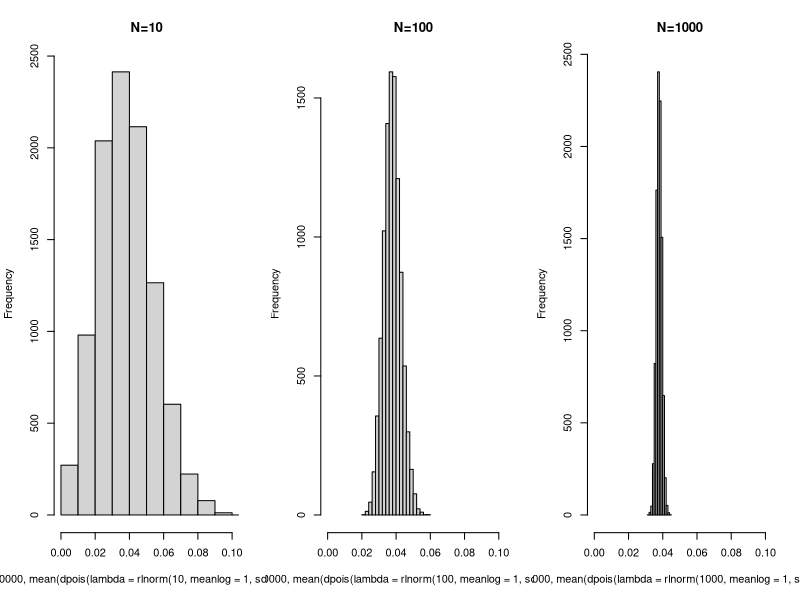
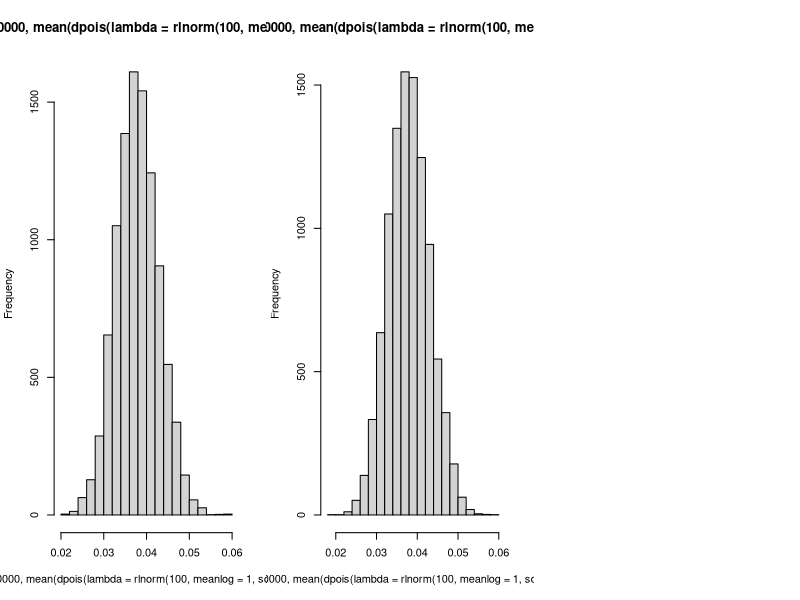

The R script that drew these images, in order:
## ---- chunk 1
par(mfrow=c(1,3))
hist(replicate(10000, mean(dpois(lambda = rlnorm(10, meanlog = 1,sdlog = 1), x=7))), main = "N=10", xlim = c(0.0, 0.10))
hist(replicate(10000, mean(dpois(lambda = rlnorm(100, meanlog = 1,sdlog = 1), x=7))), main = "N=100", xlim = c(0.0, 0.10))
hist(replicate(10000, mean(dpois(lambda = rlnorm(1000, meanlog = 1,sdlog = 1), x=7))), main = "N=1000", xlim = c(0.0, 0.10))

## ---- chunk 2
hist(replicate(10000, mean(dpois(lambda = rlnorm(100, meanlog = 1,sdlog = 1), x=7))))

## ---- chunk 3
hist(replicate(10000, mean(dpois(lambda = rlnorm(100, meanlog = 1,sdlog = 1), x=7))))
